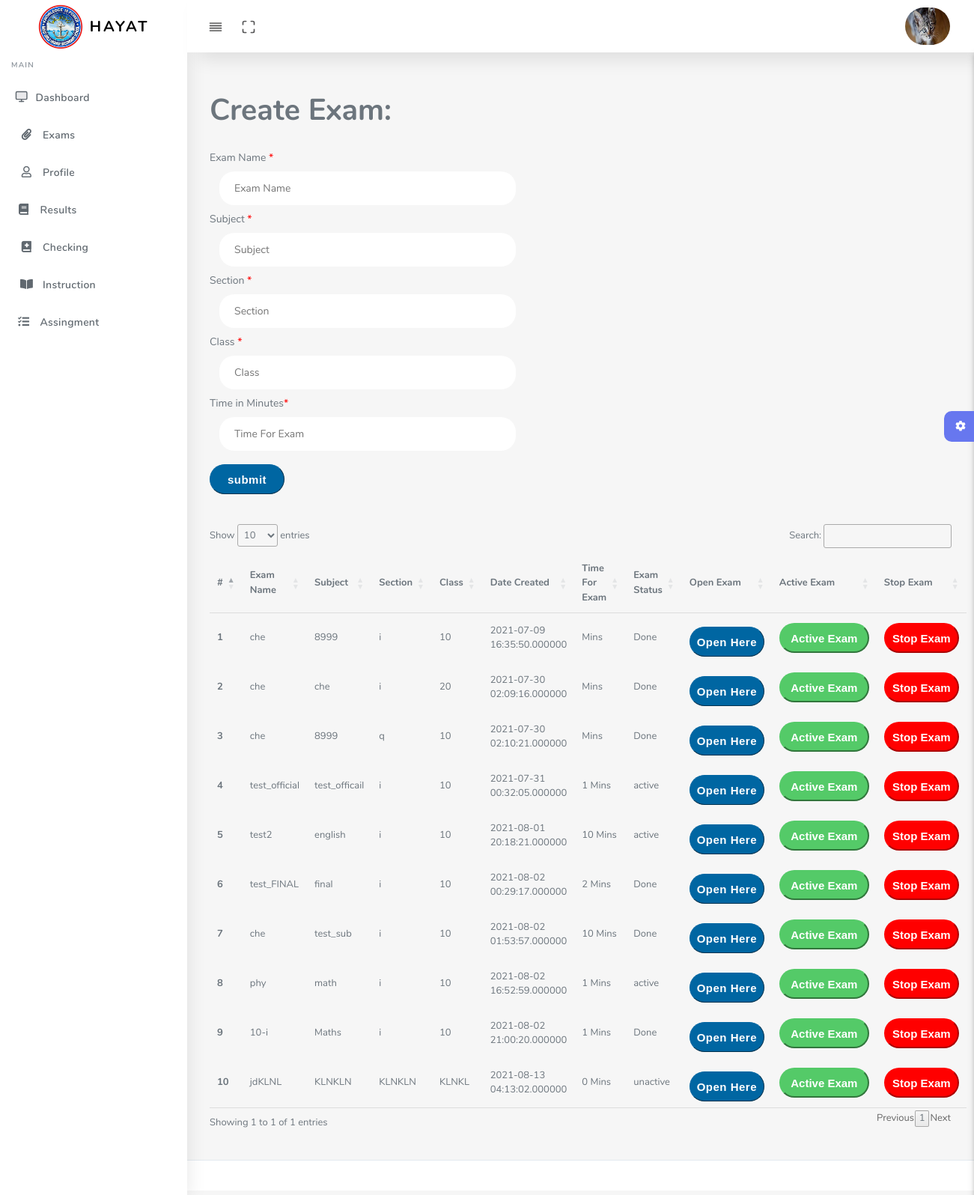
The page /teacher/exam.php (signed in) on the database its author committed.
### tables this page shows
CREATE TABLE `teachers` (
  `t_id` varchar(100) NOT NULL COMMENT 'Roll Number/Gr.Number of Teacher',
  `name` varchar(30) NOT NULL,
  `class` varchar(10) NOT NULL,
  `subject` varchar(20) NOT NULL,
  `section` varchar(20) NOT NULL,
  `username` varchar(20) NOT NULL,
  `email` varchar(50) NOT NULL,
  `password` varchar(30) NOT NULL,
  `t_cnic` int(30) NOT NULL,
  `t_phone` int(20) NOT NULL,
  `address` varchar(200) NOT NULL,
  `p_address` varchar(255) NOT NULL COMMENT 'Parament Address',
  `acc_approval` int(1) NOT NULL DEFAULT 0,
  `class_teacher` varchar(20) NOT NULL DEFAULT 'none',
  `user_image` varchar(255) NOT NULL DEFAULT '0',
  `online_status` varchar(10) NOT NULL,
  `profile_lock` int(2) NOT NULL
);

CREATE TABLE `exam_data` (
  `exam_id` int(255) NOT NULL,
  `exam_name` varchar(100) NOT NULL,
  `subject` varchar(100) NOT NULL,
  `t_id` varchar(100) NOT NULL,
  `section` varchar(20) NOT NULL,
  `class` varchar(20) NOT NULL,
  `time` varchar(4) NOT NULL,
  `status` varchar(20) NOT NULL DEFAULT 'unactive' COMMENT 'Active Exam Or Not',
  `created` datetime(6) DEFAULT current_timestamp(6),
  `admin_approval` int(2) NOT NULL DEFAULT 0 COMMENT 'admin approve of exams or not(testing phase)'
);

### teacher/exam.php (the view, shortened to what this page needs)
<?php
include '../connection/config.php';
$tid = $_SESSION["t_id"];
$sql_img = "select user_image from `teachers` where t_id ='$tid' and user_image = '0'";
$conn_img = mysqli_query($conn,$sql_img);
$p_img= mysqli_num_rows($conn_img);
$sqlp_img = "select user_image from `teachers` where t_id ='$tid' and user_image <> '0'";
$pro_img = mysqli_query($conn,$sqlp_img);
while($row = mysqli_fetch_assoc($pro_img)){
  $uimg = $row['user_image'];
}
?>
<!DOCTYPE html>
<html lang="en">
<head>
  <link rel="stylesheet" href="assets/css/app.min.css">
  <link rel="stylesheet" href="assets/css/style.css">
  <link rel="stylesheet" href="assets/css/components.css">
  <link rel="stylesheet" href="assets/css/custom.css">
  <link rel="stylesheet" type="text/css" href="https://cdn.datatables.net/1.10.25/css/jquery.dataTables.css">
</head>
<body>
  <div id="app">
    <div class="main-wrapper main-wrapper-1">
      <div class="navbar-bg"></div>
      <nav class="navbar navbar-expand-lg main-navbar sticky">
        <div class="form-inline mr-auto">
          <ul class="navbar-nav mr-3">
            <li><a href="#" data-toggle="sidebar" class="nav-link nav-link-lg
									collapse-btn"> <i data-feather="align-justify"></i></a></li>
            <li><a href="#" class="nav-link nav-link-lg fullscreen-btn">
                <i data-feather="maximize"></i>
              </a></li>
          </ul>
        </div>
        <ul class="navbar-nav navbar-right">
          <li class="dropdown"><a href="#" data-toggle="dropdown"
              class="nav-link dropdown-toggle nav-link-lg nav-link-user">
    <?php
    if($p_img == 1){
      echo  "<img id='profileImage' src='assets/img/teacher.png' class='mobile_profile_image' alt='Please Uploaded Photo'>";
}else{
   echo  "<img id='profileImage' src='$uimg' class='mobile_profile_image' alt='Uploaded Photo'>";
}
      ?>
      <span class="d-sm-none d-lg-inline-block"></span></a>
          </li>
        </ul>
      </nav>
      <div class="main-sidebar sidebar-style-2">
        <aside id="sidebar-wrapper">
          <div class="sidebar-brand">
            <a href="index.html"> <img alt="image" src="../assets/images/logo.jpg" id="logo_header" class="header-logo" /> <span
                class="logo-name">HAYAT</span>
            </a>
          </div>
<ul class="sidebar-menu">
<li class="menu-header">Main</li>
            <li class="dropdown">
              <a href="profile_t.php" class="nav-link"><i data-feather="monitor"></i><span>Dashboard</span></a>
            </li>
            <li class="dropdown">
              <a href="exam.php" class="nav-link"><i class="fas fa-paperclip"></i><span>Exams</span></a>
            </li>
            <li class="dropdown">
              <a href="profile.php" class="nav-link"><i class="far fa-user"></i><span>Profile</span></a>
            </li>
            <li class="dropdown">
              <a href="select_exam.php" class="nav-link"><i class="fa fa-book" aria-hidden="true"></i><span>Results</span></a>
            </li>
            <li class="dropdown">
              <a href="checkingsubject.php" class="nav-link"><i class="fas fa-book-medical"></i><span>Checking</span></a>
            </li>
            <li class="dropdown">
              <a href="instruction.php" class="nav-link"><i class="fas fa-book-open"></i><span>Instruction</span></a>
            </li>
            <li class="dropdown">
              <a href="assingment.php" class="nav-link"><i class="fa fa-tasks" aria-hidden="true"></i><span>Assingment</span></a>
            </li>
          </ul>
        </aside>
      </div>
      <div class="main-content">
        <section class="section">
          <div class="section-body">
<div class="createxam">
<form action="" method="post">
<h1>Create Exam:</h1><br>
Exam Name <span id="req">*</span><br>
<input class="data_st" type="text" name="exam" placeholder="Exam Name"><br>
Subject <span id="req">*</span><br>
<input class="data_st" type="text" name="sub" placeholder="Subject"><br>
Section <span id="req">*</span><br>
<input class="data_st" type="text" name="section" placeholder="Section"><br>
Class <span id="req">*</span><br>
<input class="data_st" type="text" name="class" placeholder="Class"><br>
Time in Minutes<span id="req">*</span><br>
<input class="data_st" type="text" name="time" placeholder="Time For Exam"><br>
<input class="btn" type="submit" value="submit" name="enter_exam">
</form>
</div>
<div class="createdexam">
<table id="table_exam" >
  <thead>
    <tr>
    <th>#</th>
    <th>Exam Name</th>
    <th>Subject</th>
    <th>Section</th>
    <th>Class</th>
    <th>Date Created</th>
    <th>Time For Exam</th>
    <th>Exam Status</th>
    <th>Open Exam</th>
    <th>Active Exam</th>
    <th>Stop Exam</th>
    </tr>
   </thead>
   <?php
$sql_created_exam = "SELECT * FROM `exam_data` where t_id = '$tid'";
$result_e = mysqli_query($conn,$sql_created_exam);
$result_num_exam = mysqli_num_rows($result_e);
$i =1;
if($result_num_exam >= 1){
while($exam_created = mysqli_fetch_assoc($result_e)){
    $exam_name = $exam_created['exam_name'];
    $created = $exam_created['created'];
    $subject = $exam_created['subject'];
    $status = $exam_created['status'];
    $exam_id = $exam_created['exam_id'];
    $section = $exam_created['section'];
    $class = $exam_created['class'];
    $time = $exam_created['time'];
            echo  "<tbody>".
            "<tr>".
            "<th scope='row'>$i</th>".
            "<td>"."$exam_name"."</td>".
            "<td>"."$subject"."</td>".
            "<td>"."$section"."</td>".
            "<td>"."$class"."</td>".
            "<td>"."$created"."</td>".
            "<td>"."$time"." Mins"."</td>".
            "<td id='status-$i' >"."$status"."</td>".
            "<td>"."<form method='post'>
            <input type='hidden' name='id' value='"."$exam_id"."'>
            <input type='hidden' name='ex_n' value='"."$exam_name"."'>
            <input type='submit' class='btn' value='Open Here' name='open_exam'>
            </form>"."</td>".
            "<td>"."<form method='post'>
            <input type='hidden' name='id' value='"."$exam_id"."'>
            <input type='submit' id='btn_a-$i' class='btn_a' value='Active Exam' name='active_exam'>
            </form>"."</td>".
            "<td>"."<form method='post'>
            <input type='hidden' name='id' value='"."$exam_id"."'>
            <input type='submit' id='btn_b-$i' class='btn_b' value='Stop Exam' name='done_exam'>
            </form>"."</td>".
            "</tr>";
            $i =$i +1;
    }
    echo "</tbody>".
     "</table>";
}
?>
</div>
</div>
        </section>
        <div class="settingSidebar">
          <a href="javascript:void(0)" class="settingPanelToggle"> <i class="fa fa-spin fa-cog"></i>
          </a>
        </div>
      </div>
      <footer class="main-footer">
      </footer>
    </div>
  </div>
</body>
</html>

### teacher/exam.php (style rules this page uses)
#logo_header { width: 60px; height: 60px; }
#profileImage { width: 50px; height: 50px; border-radius: 30px; }
#req { color: red; }
.data_st { width: 40%; padding: 12px 20px; margin: 8px 0; margin-left: 13px; border-width:0px; border:none; outline-style: 1px solid #eee; border-radius: 20px; }
.btn { background: #0066A2; color: white; border-style: outset; border-color: #0066A2; height: 50px; width: 120px; font: bold 15px arial, sans-serif; text-shadow:none; margin-top: 10px; padding: 0px; border-radius: 80px; }
#profileImage { width: 60px; }
td { padding: 8px; }
th { padding: 8px; }
.btn_a { background: #54ca68; color: white; border-style: outset; border-color: #54ca68; height: 40px; width: 120px; font: bold 15px arial, sans-serif; text-shadow:none; border-radius: 20px; margin-left: 0px; }
.btn_b { background: red; color: white; border-style: outset; border-color: red; height: 40px; width: 100px; font: bold 15px arial, sans-serif; text-shadow:none; border-radius: 20px; margin-left: 0px; }
.btn { background: #0066A2; color: white; border-style: outset; border-color: #0066A2; height: 40px; width: 100px; font: bold 15px arial, sans-serif; text-shadow:none; border-radius: 20px; margin-left: 0px; }

### rows shown on the page
teachers: user_image (picture)
exam_data: exam_name "che", subject "8999", section "i", class "10", created "2021-07-09 16:35:50.000000", status "Done"
exam_data: exam_name "che", subject "che", section "i", class "20", created "2021-07-30 02:09:16.000000", status "Done"
exam_data: exam_name "che", subject "8999", section "q", class "10", created "2021-07-30 02:10:21.000000", status "Done"
exam_data: exam_name "test_official", subject "test_officail", section "i", class "10", created "2021-07-31 00:32:05.000000", time "1", status "active"
exam_data: exam_name "test2", subject "english", section "i", class "10", created "2021-08-01 20:18:21.000000", time "10", status "active"
exam_data: exam_name "test_FINAL", subject "final", section "i", class "10", created "2021-08-02 00:29:17.000000", time "2", status "Done"
exam_data: exam_name "che", subject "test_sub", section "i", class "10", created "2021-08-02 01:53:57.000000", time "10", status "Done"
exam_data: exam_name "phy", subject "math", section "i", class "10", created "2021-08-02 16:52:59.000000", time "1", status "active"
exam_data: exam_name "10-i", subject "Maths", section "i", class "10", created "2021-08-02 21:00:20.000000", time "1", status "Done"
exam_data: exam_name "jdKLNL", subject "KLNKLN", section "KLNKLN", class "KLNKL", created "2021-08-13 04:13:02.000000", time "0", status "unactive"
